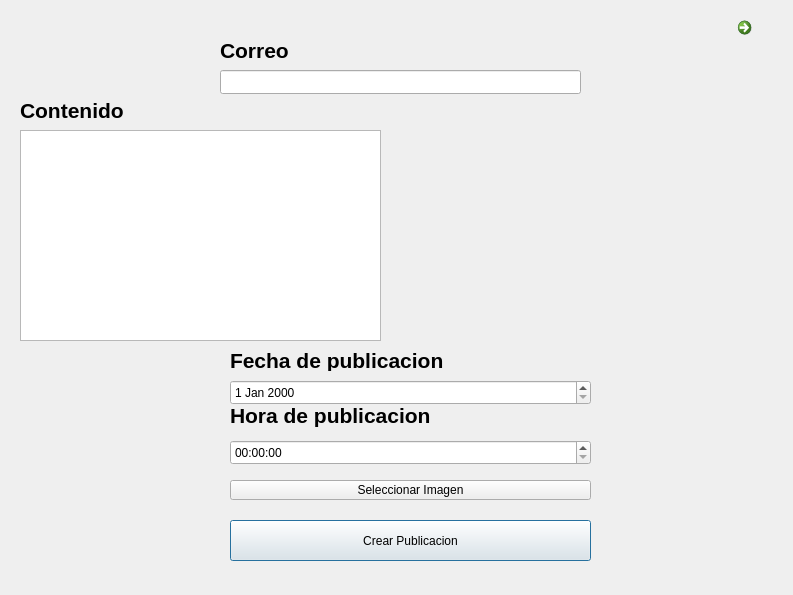
<?xml version="1.0" encoding="UTF-8"?>
<ui version="4.0">
 <class>CrearPublicacion</class>
 <widget class="QDialog" name="CrearPublicacion">
  <property name="geometry">
   <rect>
    <x>0</x>
    <y>0</y>
    <width>793</width>
    <height>595</height>
   </rect>
  </property>
  <property name="windowTitle">
   <string>Dialog</string>
  </property>
  <widget class="QPushButton" name="crearPublicacion_boton">
   <property name="geometry">
    <rect>
     <x>230</x>
     <y>520</y>
     <width>361</width>
     <height>41</height>
    </rect>
   </property>
   <property name="text">
    <string>Crear Publicacion</string>
   </property>
  </widget>
  <widget class="QLineEdit" name="correo_publicacion_txt">
   <property name="geometry">
    <rect>
     <x>220</x>
     <y>70</y>
     <width>361</width>
     <height>24</height>
    </rect>
   </property>
   <property name="font">
    <font>
     <pointsize>9</pointsize>
     <bold>false</bold>
    </font>
   </property>
   <property name="readOnly">
    <bool>true</bool>
   </property>
  </widget>
  <widget class="QPlainTextEdit" name="contenido_publicacion_txt">
   <property name="geometry">
    <rect>
     <x>20</x>
     <y>130</y>
     <width>361</width>
     <height>211</height>
    </rect>
   </property>
  </widget>
  <widget class="QLabel" name="label">
   <property name="geometry">
    <rect>
     <x>220</x>
     <y>40</y>
     <width>71</width>
     <height>21</height>
    </rect>
   </property>
   <property name="font">
    <font>
     <pointsize>16</pointsize>
     <bold>true</bold>
    </font>
   </property>
   <property name="text">
    <string>Correo</string>
   </property>
  </widget>
  <widget class="QLabel" name="label_2">
   <property name="geometry">
    <rect>
     <x>20</x>
     <y>100</y>
     <width>111</width>
     <height>21</height>
    </rect>
   </property>
   <property name="font">
    <font>
     <pointsize>16</pointsize>
     <bold>true</bold>
    </font>
   </property>
   <property name="text">
    <string>Contenido</string>
   </property>
  </widget>
  <widget class="QLabel" name="label_3">
   <property name="geometry">
    <rect>
     <x>230</x>
     <y>350</y>
     <width>221</width>
     <height>21</height>
    </rect>
   </property>
   <property name="font">
    <font>
     <pointsize>16</pointsize>
     <bold>true</bold>
    </font>
   </property>
   <property name="text">
    <string>Fecha de publicacion</string>
   </property>
  </widget>
  <widget class="QLabel" name="label_4">
   <property name="geometry">
    <rect>
     <x>230</x>
     <y>400</y>
     <width>201</width>
     <height>31</height>
    </rect>
   </property>
   <property name="font">
    <font>
     <pointsize>16</pointsize>
     <bold>true</bold>
    </font>
   </property>
   <property name="text">
    <string>Hora de publicacion</string>
   </property>
  </widget>
  <widget class="QPushButton" name="seleccionarImagen_boton">
   <property name="geometry">
    <rect>
     <x>230</x>
     <y>480</y>
     <width>361</width>
     <height>20</height>
    </rect>
   </property>
   <property name="text">
    <string>Seleccionar Imagen</string>
   </property>
  </widget>
  <widget class="QCommandLinkButton" name="cancelar_boton">
   <property name="geometry">
    <rect>
     <x>730</x>
     <y>10</y>
     <width>31</width>
     <height>41</height>
    </rect>
   </property>
   <property name="text">
    <string/>
   </property>
   <property name="icon">
    <iconset theme="QIcon::ThemeIcon::ApplicationExit"/>
   </property>
  </widget>
  <widget class="QDateEdit" name="fecha_publicacion_txt">
   <property name="geometry">
    <rect>
     <x>230</x>
     <y>380</y>
     <width>361</width>
     <height>25</height>
    </rect>
   </property>
  </widget>
  <widget class="QTimeEdit" name="hora_publicacion_txt">
   <property name="geometry">
    <rect>
     <x>230</x>
     <y>440</y>
     <width>361</width>
     <height>25</height>
    </rect>
   </property>
  </widget>
  <widget class="QLabel" name="visualizador_imagenes">
   <property name="geometry">
    <rect>
     <x>390</x>
     <y>130</y>
     <width>361</width>
     <height>211</height>
    </rect>
   </property>
   <property name="text">
    <string/>
   </property>
  </widget>
 </widget>
 <resources/>
 <connections/>
</ui>
